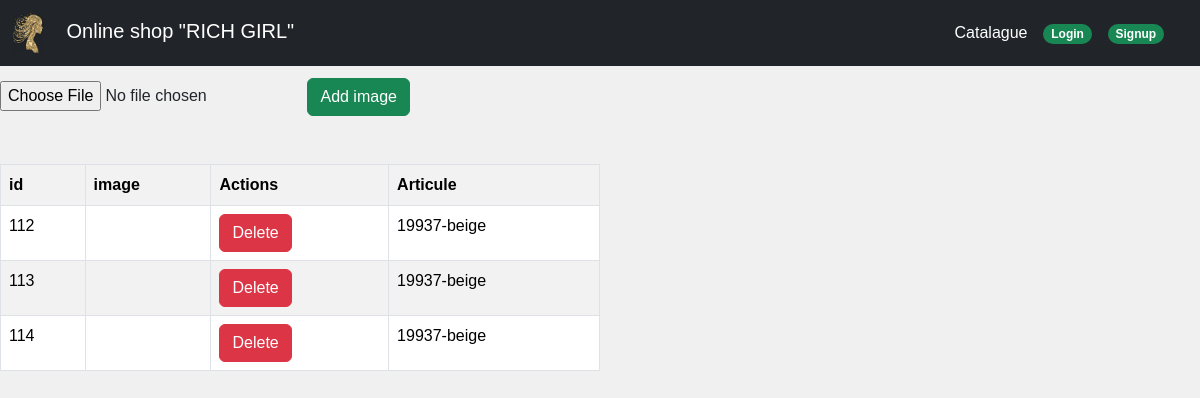
The app's page /addgoods/18/addimage/ with its own data.
### app/models.py (models this page shows)
class AdditionalImage(models.Model):
    product = models.ForeignKey(Product, related_name='additional_images', on_delete=models.CASCADE)
    additional_image = ThumbnailerImageField(upload_to=image_path_for_add_images)

class Product(models.Model):
    name = models.CharField(max_length=30, unique=True)
    price = models.IntegerField()
    image = ThumbnailerImageField(upload_to=image_path)
    description = models.TextField(max_length=1000)
    textile = models.ForeignKey(Textile, related_name='products', on_delete=models.CASCADE)
    def __str__(self):
        return self.name

### app/views.py (the view, shortened to what this page needs)
# urls.py: path('addgoods/<int:product_pk>/addimage/', AddImage.as_view(), name='addimage'),
class AddImage(CreateView):
    def get(self, request, product_pk):
        product = Product.objects.get(pk=product_pk)
        additional_images = AdditionalImage.objects.filter(product=product)
        context = {'additional_images':additional_images}
        return render(request, 'addimage.html', context)

### templates/addimage.html (shortened to what this page needs)
{% extends "base.html" %}
{% block content %}
    <form class='form-group' method="post" enctype="multipart/form-data">
        <input type="file" name='additional_image' required>
        <button class="btn btn-success" type="submit">Add image</button>
    </form>
    <br><br>
    <div>
        <table class="table table-bordered table-striped" style="max-width: 600px;">
            <tr>
                <th> id </th>
                <th> image </th>
                <th> Actions</th>
                <th> Articule</th>
            </tr>
            {% for image in additional_images %}
            <tr>
                <td> {{image.pk}}  </td>
                <td> <img style="width: 200px;" src="{{ image.additional_image.lenta.url }}"> </td>
                <td> <a href="{% url 'addimage_delete' product_pk=image.product.pk image_pk=image.pk %}" class="btn btn-danger"> Delete </a></td>
                <td> {{image.product}} </td>
            </tr>
            {% endfor %}
        </table>
    </div>
{% endblock %}

### static/css/style9.css (style rules this page uses)
body { font-family: Arial, sans-serif; background-color: #f0f0f0; margin: 0; padding: 0; }
a { text-decoration: none; color: black; }

### static/css/carousel.css (style rules this page uses)
body { padding-top: 3rem; padding-bottom: 3rem; color: rgb(var(--bs-tertiary-color-rgb)); }

### templates/base.html (style rules this page uses)
* { box-sizing: border-box; }

### records on screen
AdditionalImage: pk "112", product "19937-beige"
AdditionalImage: pk "113", product "19937-beige"
AdditionalImage: pk "114", product "19937-beige"
